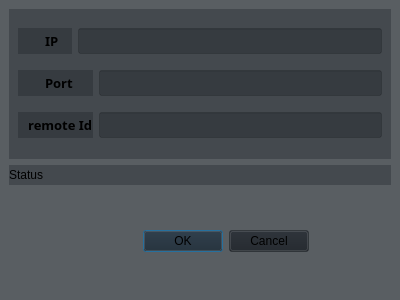
<?xml version="1.0" encoding="UTF-8"?>
<ui version="4.0">
 <class>Client_Form</class>
 <widget class="QDialog" name="Client_Form">
  <property name="geometry">
   <rect>
    <x>0</x>
    <y>0</y>
    <width>400</width>
    <height>300</height>
   </rect>
  </property>
  <property name="windowTitle">
   <string>Dialog</string>
  </property>
  <property name="windowOpacity">
   <double>0.700000000000000</double>
  </property>
  <property name="styleSheet">
   <string notr="true">QDialog{background-color:rgba(29,34,40,90)}</string>
  </property>
  <layout class="QHBoxLayout" name="horizontalLayout_4">
   <property name="spacing">
    <number>0</number>
   </property>
   <property name="leftMargin">
    <number>0</number>
   </property>
   <property name="topMargin">
    <number>0</number>
   </property>
   <property name="rightMargin">
    <number>0</number>
   </property>
   <property name="bottomMargin">
    <number>0</number>
   </property>
   <item>
    <widget class="QWidget" name="edit_bg" native="true">
     <property name="styleSheet">
      <string notr="true">QWidget{background-color:rgba(29,34,40,90)}</string>
     </property>
     <layout class="QVBoxLayout" name="verticalLayout_2">
      <item>
       <widget class="QWidget" name="bar3" native="true">
        <property name="enabled">
         <bool>true</bool>
        </property>
        <layout class="QVBoxLayout" name="verticalLayout">
         <item>
          <layout class="QHBoxLayout" name="horizontalLayout">
           <item>
            <widget class="QLabel" name="label">
             <property name="minimumSize">
              <size>
               <width>54</width>
               <height>0</height>
              </size>
             </property>
             <property name="font">
              <font>
               <family>微軟正黑體</family>
               <pointsize>10</pointsize>
               <weight>75</weight>
               <bold>true</bold>
              </font>
             </property>
             <property name="text">
              <string>        IP</string>
             </property>
            </widget>
           </item>
           <item>
            <widget class="QLineEdit" name="ip_input">
             <property name="font">
              <font>
               <family>微軟正黑體</family>
               <pointsize>10</pointsize>
               <weight>75</weight>
               <bold>true</bold>
              </font>
             </property>
            </widget>
           </item>
          </layout>
         </item>
         <item>
          <layout class="QHBoxLayout" name="horizontalLayout_2">
           <item>
            <widget class="QLabel" name="label_2">
             <property name="font">
              <font>
               <family>微軟正黑體</family>
               <pointsize>10</pointsize>
               <weight>75</weight>
               <bold>true</bold>
              </font>
             </property>
             <property name="text">
              <string>        Port      </string>
             </property>
            </widget>
           </item>
           <item>
            <widget class="QLineEdit" name="port_input">
             <property name="font">
              <font>
               <family>微軟正黑體</family>
               <pointsize>10</pointsize>
               <weight>75</weight>
               <bold>true</bold>
              </font>
             </property>
            </widget>
           </item>
          </layout>
         </item>
         <item>
          <layout class="QHBoxLayout" name="horizontalLayout_3">
           <item>
            <widget class="QLabel" name="label_3">
             <property name="font">
              <font>
               <family>微軟正黑體</family>
               <pointsize>10</pointsize>
               <weight>75</weight>
               <bold>true</bold>
              </font>
             </property>
             <property name="text">
              <string>   remote Id</string>
             </property>
            </widget>
           </item>
           <item>
            <widget class="QLineEdit" name="remoteid_input">
             <property name="font">
              <font>
               <family>微軟正黑體</family>
               <pointsize>10</pointsize>
               <weight>75</weight>
               <bold>true</bold>
              </font>
             </property>
            </widget>
           </item>
          </layout>
         </item>
        </layout>
       </widget>
      </item>
      <item>
       <widget class="QLabel" name="label_4">
        <property name="maximumSize">
         <size>
          <width>16777215</width>
          <height>20</height>
         </size>
        </property>
        <property name="text">
         <string>Status</string>
        </property>
       </widget>
      </item>
      <item>
       <widget class="QDialogButtonBox" name="buttonBox">
        <property name="sizePolicy">
         <sizepolicy hsizetype="Minimum" vsizetype="Minimum">
          <horstretch>0</horstretch>
          <verstretch>0</verstretch>
         </sizepolicy>
        </property>
        <property name="maximumSize">
         <size>
          <width>300</width>
          <height>100</height>
         </size>
        </property>
        <property name="font">
         <font>
          <family>Microsoft YaHei UI</family>
          <pointsize>10</pointsize>
          <weight>75</weight>
          <bold>true</bold>
         </font>
        </property>
        <property name="styleSheet">
         <string notr="true">QPushButton{background:#00CC66;color:#F0F0F0;}
QPushButton:hover{background:#009933;}&quot;);
</string>
        </property>
        <property name="orientation">
         <enum>Qt::Horizontal</enum>
        </property>
        <property name="standardButtons">
         <set>QDialogButtonBox::Cancel|QDialogButtonBox::Ok</set>
        </property>
       </widget>
      </item>
     </layout>
    </widget>
   </item>
  </layout>
 </widget>
 <resources/>
 <connections/>
</ui>
